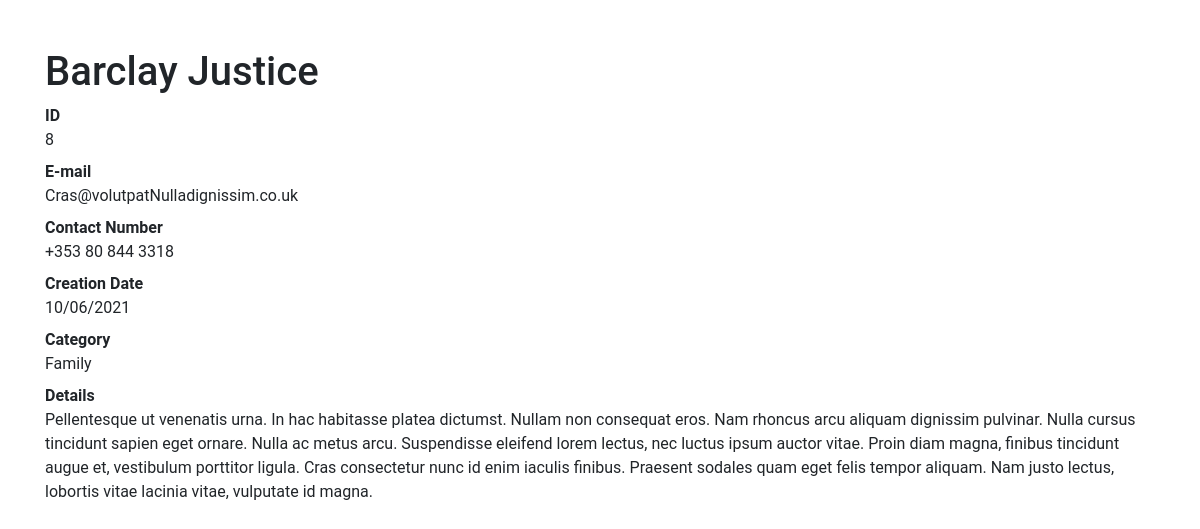
Page /8 on the committed database.
### contacts/models.py (models this page shows, shortened)
class Contact(models.Model):
    name = models.CharField(max_length=50)
    email = models.CharField(max_length=100)
    contact = models.CharField(max_length=50)
    description = models.TextField(blank=True)
    creation_date = models.DateTimeField(default=timezone.now)
    category = models.ForeignKey(Category, on_delete=models.DO_NOTHING)
    to_show = models.BooleanField(default=True)

class Category(models.Model):
    name = models.CharField(max_length=50)
    def __str__(self):
        return self.name

### contacts/views.py (the view)
# urls.py: path('<int:contact_id>', views.details, name='details'),
def details(request, contact_id):
    contacts = get_object_or_404(Contact, id=contact_id)
    return render(request, 'contacts/details.html', {
        'contacts': contacts
    })

### contacts/templates/contacts/details.html (shortened to what this page needs)
{% load static %}
<!DOCTYPE html>
<html lang="pt">
<head>
  <link href="{% static 'css/bootstrap.min.css' %}" rel="stylesheet">
</head>
<body>
<div class="container">
    <div class="row">
        <div class="col-lg-12">
            <h1 class="mt-5">{{ contacts.name }}</h1>
            <dl>
                <dt>ID</dt>
                <dd>{{ contacts.id }}</dd>
                <dt>E-mail</dt>
                <dd>{{ contacts.email }}</dd>
                <dt>Contact Number</dt>
                <dd>{{ contacts.contact }}</dd>
                <dt>Creation Date</dt>
                <dd>{{ contacts.creation_date | date:'d/m/Y' }}</dd>
                <dt>Category</dt>
                <dd>{{ contacts.category }}</dd>
                <dt>Details</dt>
                <dd>{{ contacts.description }}</dd>
            </dl>
        </div>
    </div>
</div>
</body>
</html>

### rows in the picture
Contact: name "Barclay Justice", id "8", email "Cras@volutpatNulladignissim.co.uk", contact "+353 80 844 3318", creation_date "10/06/2021", category "Family", description "Pellentesque ut venenatis urna. In hac habitasse platea dictumst. Nullam non consequat eros. Nam rhoncus arcu aliquam dignissim pulvinar. Nulla cursus tincidunt sapien eget ornare. Nulla ac metus arcu. Suspendisse eleifend lorem lectus, nec luctus ipsum auctor vitae. Proin diam magna, finibus tincidunt augue et, vestibulum porttitor ligula. Cras consectetur nunc id enim iaculis finibus. Praesent sodales quam eget felis tempor aliquam. Nam justo lectus, lobortis vitae lacinia vitae, vulputate id magna."
